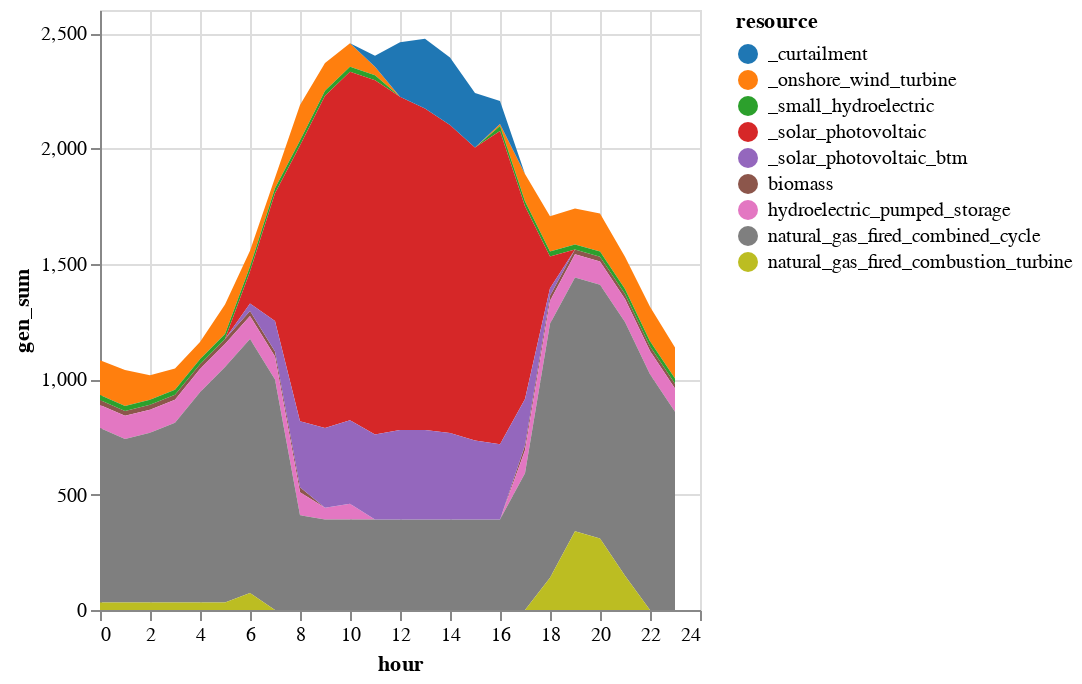

The notebook cell saved with this chart:
### Code cell
# Add in BTM solar and curtailment and plot results

sol_gen = innerjoin(solution.gen, 
                    gen_df[!, [:r_id, :resource]], 
                    on = :r_id)
sol_gen = combine(groupby(sol_gen, [:resource, :hour]), 
            :gen => sum)

# Rename generators (for plotting purposes)
sol_gen[sol_gen.resource .== "solar_photovoltaic", :resource] .= "_solar_photovoltaic"
sol_gen[sol_gen.resource .== "onshore_wind_turbine", :resource] .= "_onshore_wind_turbine"
sol_gen[sol_gen.resource .== "small_hydroelectric", :resource] .= "_small_hydroelectric"

# BTM solar
btm = DataFrame(resource = repeat(["_solar_photovoltaic_btm"]; outer=length(T_period)), 
    hour = T_period,
    gen_sum = gen_variable_multi[gen_variable_multi.gen_full .== "wec_sdge_solar_photovoltaic_1.0",:cf] * 600)
append!(sol_gen, btm)

# Curtailment
curtail = combine(groupby(solution.curtail, [:hour]),
            :curt => sum)
curtail[!, :resource] .= "_curtailment"
rename!(curtail, :curt_sum => :gen_sum)
append!(sol_gen, curtail[:,[:resource, :hour, :gen_sum]])

# Rescale hours
sol_gen.hour = sol_gen.hour .- T_period[1]

sol_gen |>
@vlplot(:area, 
    x=:hour, y={:gen_sum, stack=:zero}, 
    color={"resource:n", scale={scheme="category10"}})

### Figure 1 — Vega-Lite specification as saved in the notebook (floating-point values rounded to 4 significant figures; data arrays with more than 128 entries replaced by an {"elided": "..."} marker saying what was removed)
{"data": {"values": {"elided": "216 records"}}, "encoding": {"color": {"field": "resource", "scale": {"scheme": "category10"}, "type": "nominal"}, "x": {"field": "hour", "type": "quantitative"}, "y": {"field": "gen_sum", "stack": "zero", "type": "quantitative"}}, "mark": "area"}
